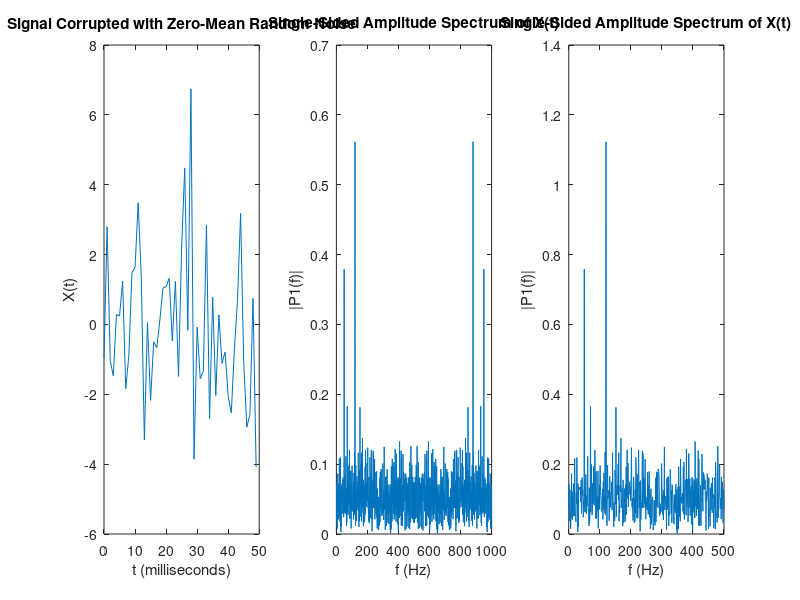

MATLAB code for this plot:
Fs = 1000;            % Sampling frequency
T = 1/Fs;             % Sampling period
L = 1000;             % Length of signal
t = (0:L-1)*T;        % Time vector

S = 0.7*sin(2*pi*50*t) + sin(2*pi*120*t);

wn = 2*randn(size(t));
X = S + wn;

figure
subplot(1,3,1)
plot(1000*t(1:50),X(1:50))
title('Signal Corrupted with Zero-Mean Random Noise')
xlabel('t (milliseconds)')
ylabel('X(t)')

Y = fft(X);

P2 = abs(Y/L);
length(P2)
f2 = Fs*(0:(L-1))/L
P1 = P2(1:L/2+1);
P1(2:end-1) = 2*P1(2:end-1);

f = Fs*(0:(L/2))/L;
subplot(1,3,2)
plot(f2,P2)
title('Single-Sided Amplitude Spectrum of X(t)')
xlabel('f (Hz)')
ylabel('|P1(f)|')
subplot(1,3,3)
plot(f,P1)
title('Single-Sided Amplitude Spectrum of X(t)')
xlabel('f (Hz)')
ylabel('|P1(f)|')
